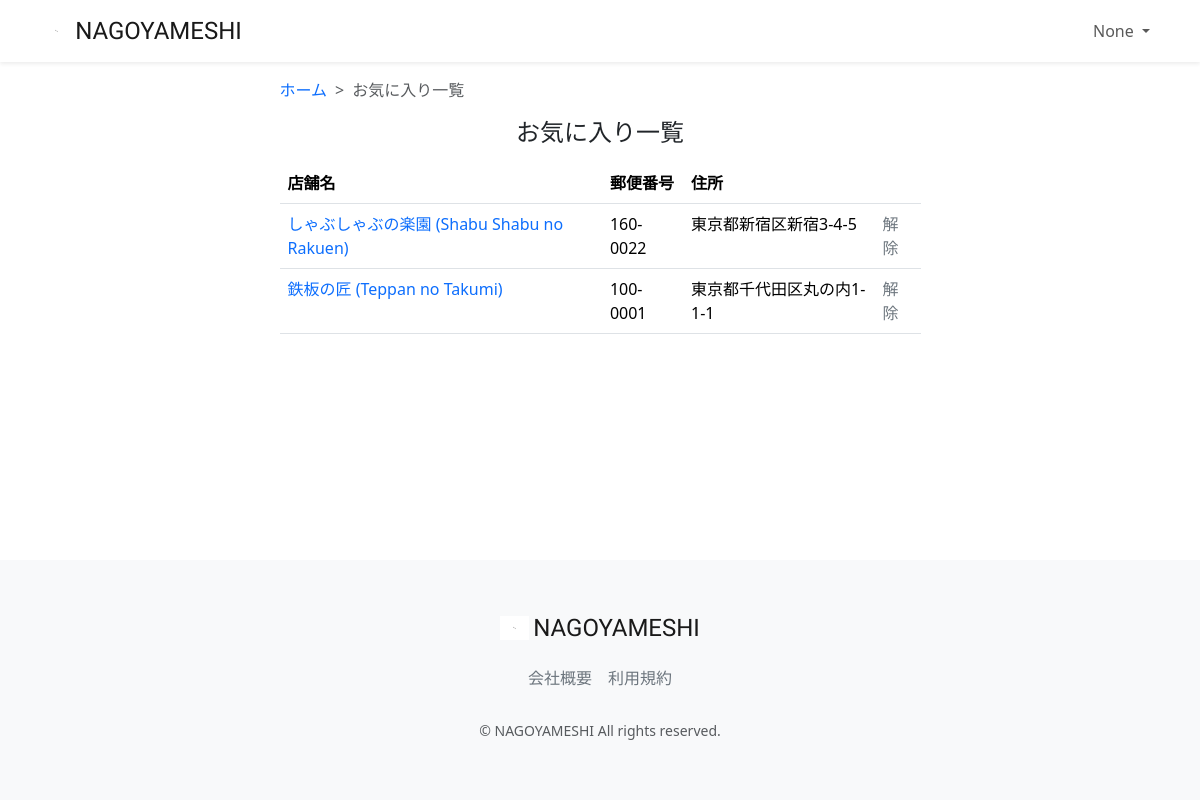
The page /favorite-list/ (signed in) on the database as committed earlier.
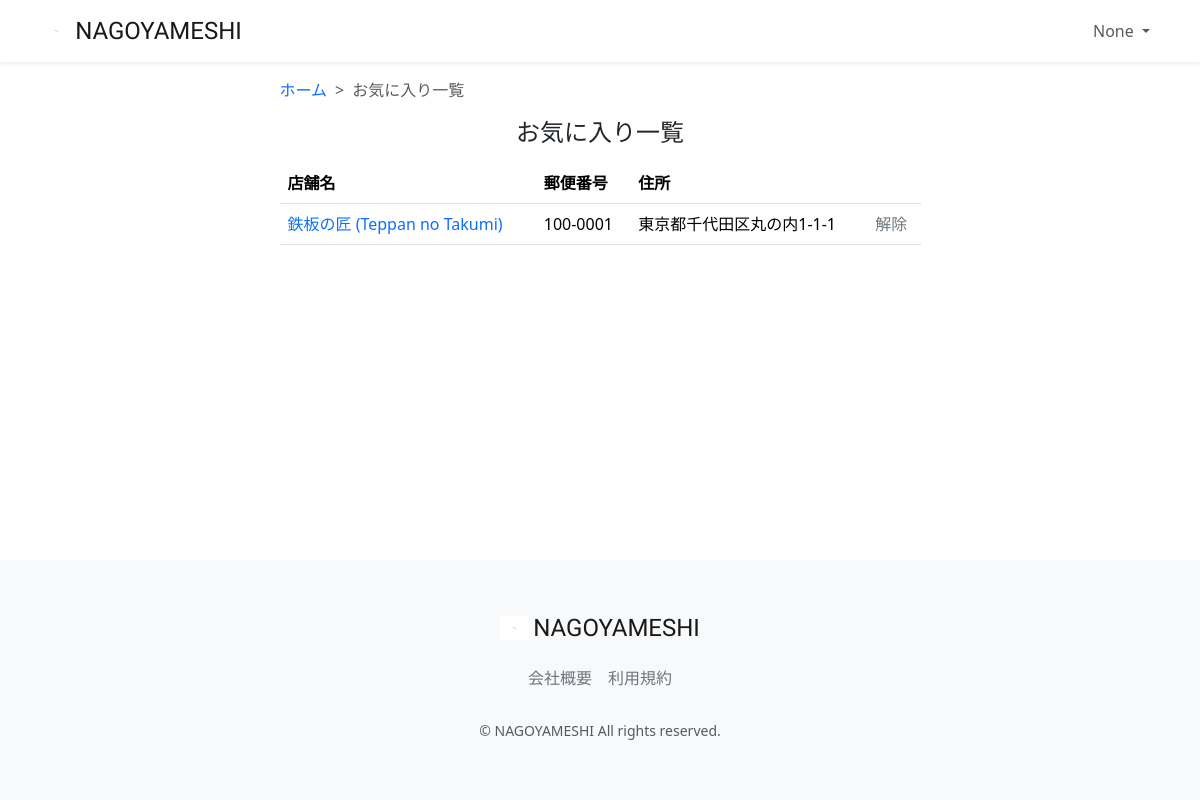
The same page on the database as committed later.
### restaurant/models.py (models this page shows, shortened)
class Favorite(models.Model):
    user = models.ForeignKey(CustomUser, verbose_name='ユーザー', on_delete=models.PROTECT, null=True, blank=True)
    restaurant = models.ForeignKey(Restaurant, verbose_name='レストラン', on_delete=models.PROTECT)
    created_at = models.DateTimeField(verbose_name='お気に入り登録日時', auto_now_add=True)
    updated_at = models.DateTimeField(verbose_name='お気に入り更新日時', auto_now=True)
    class Meta:
        verbose_name_plural = 'Favorite'

class Restaurant(models.Model):
    name = models.CharField(verbose_name='店舗名', max_length=64)
    description = models.CharField(verbose_name='説明', max_length=128)
    price = models.CharField(verbose_name='価格帯', max_length=32)
    zip_code = models.CharField(verbose_name='郵便番号', max_length=32)
    address = models.CharField(verbose_name='住所', max_length=128)
    business_time = models.CharField(verbose_name='営業時間', max_length=64)
    close_day_of_week = models.CharField(verbose_name='定休日', max_length=32)
    seats_number = models.CharField(verbose_name='座席数', max_length=32)
    category = models.ForeignKey(Category, verbose_name='カテゴリー', on_delete=models.PROTECT)
    rate = models.FloatField(verbose_name='レート', default=0.0)
    review_num = models.IntegerField(verbose_name='レビュー数', default=0)
    reservation_num = models.IntegerField(verbose_name='予約数', default=0)
    photo = models.ImageField(verbose_name='写真', blank=True, null=True)
    created_at = models.DateTimeField(verbose_name='作成日時', auto_now_add=True)
    updated_at = models.DateTimeField(verbose_name='更新日時', auto_now=True)
    class Meta:
        verbose_name_plural = 'Restaurant'

### restaurant/views.py (the view)
# urls.py: path("favorite-list/", views.FavoriteListView.as_view(),name="favorite_list"),
class FavoriteListView(generic.ListView):
    model = models.Favorite
    template_name = 'favorite/favorite_list.html'
    def get_queryset(self):
        user_id = self.request.user.id
        queryset =models.Favorite.objects.filter(user_id=user_id).order_by('-created_at')
        return queryset

### restaurant/templates/favorite/favorite_list.html (shortened to what this page needs)
{% extends "layout/base.html" %}
{% load static %}
{% block content %}
<main>
    <div class="container nagoyameshi-container pb-5">
        <div class="row justify-content-center">
            <div class="col-xxl-6 col-xl-7 col-lg-8 col-md-10">
                <nav class="my-3" style="--bs-breadcrumb-divider: '>';" aria-label="breadcrumb">
                    <ol class="breadcrumb mb-0">
                        <li class="breadcrumb-item"><a href="{% url 'top_page' %}">ホーム</a></li>
                        <li class="breadcrumb-item active" aria-current="page">お気に入り一覧</li>
                    </ol>
                </nav>
                <h1 class="mb-3 text-center">お気に入り一覧</h1>
                <table class="table">
                    <thead>
                        <tr>
                            <th scope="col">店舗名</th>
                            <th scope="col">郵便番号</th>
                            <th scope="col">住所</th>
                            <th scope="col"></th>
                        </tr>
                    </thead>
                    <tbody>
                        {% for favorite in object_list %}
                        <tr>
                            <td>
                                <a href="{% url 'restaurant_detail' favorite.restaurant.id %}">
                                    {{ favorite.restaurant.name }}
                                </a>
                            </td>
                            <td>{{ favorite.restaurant.zip_code }}</td>
                            <td>{{ favorite.restaurant.address }}</td>
                            <td>
                                <a href="#" class="link-secondary"
                                   data-bs-toggle="modal"
                                   data-bs-target="#removeFavoriteModal"
                                   data-favorite-id="{{ favorite.id }}"
                                   data-restaurant-name="{{ favorite.restaurant.name }}">
                                    解除
                                </a>
                            </td>
                        </tr>
                        {% endfor %}
                    </tbody>
                </table>
            </div>
        </div>
    </div>
</main>
{% endblock %}

Rows that differ between the two databases and show on the page:
removed Favorite: restaurant.name "しゃぶしゃぶの楽園 (Shabu Shabu no Rakuen)", restaurant.zip_code "160-0022", restaurant.address "東京都新宿区新宿3-4-5"
